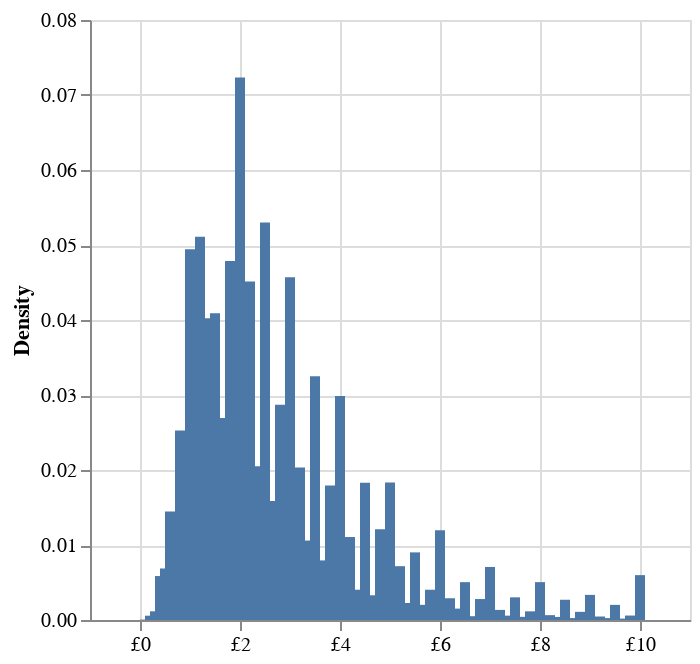

Notebook source saved alongside this figure:
### Markdown cell above
Can we display this more intuitively? Let's make a histogram.

Let's show prices in 10p bins from £0-10

### Code cell
# Create a copy of the original DataFrame
hist_df = prices_df.copy()

# Round the 'price' column to 1 decimal place to group prices into rounded intervals
hist_df['rounded_price'] = hist_df['price'].round(1)

# Group by the rounded prices and count the occurrences of each rounded price
hist_df = hist_df.groupby('rounded_price').agg({'price': 'count'}).reset_index()

# Filter out rows where the rounded price is greater than 10
hist_df = hist_df.query("rounded_price <= 10")

# Rename the columns for clarity: 'rounded_price' to 'price', and the count to 'density'
hist_df.columns = ['price', 'density']

# Normalize the density values to calculate the relative frequency (density)
hist_df['density'] = hist_df['density'] / hist_df['density'].sum()

# Create a histogram using Altair
histogram = alt.Chart(hist_df).mark_bar(
    width=5
).encode(
    x=alt.X('price:Q',  title='', axis={"labelExpr": "'£'+datum.value"}),  # Bin the 'price' values into 20 bins
    y=alt.Y('density:Q', title='Density'),  # Plot the normalized density on the y-axis,
    tooltip=['price', 'density']  # Show the 'price' and 'density' values on hover
)

# Display the histogram
histogram

### Figure 1 — Vega-Lite specification as saved in the notebook (floating-point values rounded to 4 significant figures)
{"config": {"view": {"continuousWidth": 300, "continuousHeight": 300}}, "data": {"name": "data-a103a50a29b0c7be7225a64fc5ae8054"}, "mark": {"type": "bar", "width": 5}, "encoding": {"tooltip": [{"field": "price", "type": "quantitative"}, {"field": "density", "type": "quantitative"}], "x": {"axis": {"labelExpr": "'£'+datum.value"}, "field": "price", "title": "", "type": "quantitative"}, "y": {"field": "density", "title": "Density", "type": "quantitative"}}, "$schema": "https://vega.github.io/schema/vega-lite/v5.16.3.json", "datasets": {"data-a103a50a29b0c7be7225a64fc5ae8054": [{"price": 0.0, "density": 3.659e-06}, {"price": 0.1, "density": 5.712e-05}, {"price": 0.2, "density": 0.0005734}, {"price": 0.3, "density": 0.001159}, {"price": 0.4, "density": 0.005861}, {"price": 0.5, "density": 0.006869}, {"price": 0.6, "density": 0.01446}, {"price": 0.7, "density": 0.008023}, {"price": 0.8, "density": 0.02527}, {"price": 0.9, "density": 0.01222}, {"price": 1.0, "density": 0.04943}, {"price": 1.1, "density": 0.0156}, {"price": 1.2, "density": 0.05108}, {"price": 1.3, "density": 0.01453}, {"price": 1.4, "density": 0.04024}, {"price": 1.5, "density": 0.04088}, {"price": 1.6, "density": 0.02694}, {"price": 1.7, "density": 0.01376}, {"price": 1.8, "density": 0.04788}, {"price": 1.9, "density": 0.01201}, {"price": 2.0, "density": 0.07233}, {"price": 2.1, "density": 0.01066}, {"price": 2.2, "density": 0.04514}, {"price": 2.3, "density": 0.009616}, {"price": 2.4, "density": 0.02049}, {"price": 2.5, "density": 0.05301}, {"price": 2.6, "density": 0.01588}, {"price": 2.7, "density": 0.004994}, {"price": 2.8, "density": 0.02869}, {"price": 2.9, "density": 0.004621}, {"price": 3.0, "density": 0.04569}, {"price": 3.1, "density": 0.001871}, {"price": 3.2, "density": 0.02034}, {"price": 3.3, "density": 0.006627}, {"price": 3.4, "density": 0.01059}, {"price": 3.5, "density": 0.03252}, {"price": 3.6, "density": 0.007947}, {"price": 3.7, "density": 0.003628}, {"price": 3.8, "density": 0.01793}, {"price": 3.9, "density": 0.004121}, {"price": 4.0, "density": 0.02985}, {"price": 4.1, "density": 0.00365}, {"price": 4.2, "density": 0.01106}, {"price": 4.3, "density": 0.002823}, {"price": 4.4, "density": 0.004038}, {"price": 4.5, "density": 0.01828}, {"price": 4.6, "density": 0.003298}, {"price": 4.7, "density": 0.001519}, {"price": 4.8, "density": 0.01211}, {"price": 4.9, "density": 0.0007651}, {"price": 5.0, "density": 0.01833}, {"price": 5.1, "density": 0.0005018}, {"price": 5.2, "density": 0.007176}, {"price": 5.3, "density": 0.001167}, {"price": 5.4, "density": 0.002265}, {"price": 5.5, "density": 0.009017}, {"price": 5.6, "density": 0.002022}, {"price": 5.7, "density": 0.0005039}, {"price": 5.8, "density": 0.004035}, {"price": 5.9, "density": 0.0001057}, {"price": 6.0, "density": 0.01196}, {"price": 6.1, "density": 0.0002037}, {"price": 6.2, "density": 0.0029}, {"price": 6.3, "density": 0.001519}, {"price": 6.4, "density": 0.0006059}, {"price": 6.5, "density": 0.005046}, {"price": 6.6, "density": 0.0005077}, {"price": 6.7, "density": 0.0001856}, {"price": 6.8, "density": 0.002795}, {"price": 6.9, "density": 0.0001083}, {"price": 7.0, "density": 0.007072}, {"price": 7.1, "density": 0.0001266}, {"price": 7.2, "density": 0.001347}, {"price": 7.3, "density": 4.086e-05}, {"price": 7.4, "density": 0.0005809}, {"price": 7.5, "density": 0.00302}, {"price": 7.6, "density": 0.0004218}, {"price": 7.7, "density": 0.0001661}, {"price": 7.8, "density": 0.001154}, {"price": 7.9, "density": 0.0003468}, {"price": 8.0, "density": 0.005049}, {"price": 8.1, "density": 0.0001417}, {"price": 8.2, "density": 0.0006476}, {"price": 8.3, "density": 0.000102}, {"price": 8.4, "density": 0.0004088}, {"price": 8.5, "density": 0.002699}, {"price": 8.6, "density": 0.0002289}, {"price": 8.7, "density": 0.0002327}, {"price": 8.8, "density": 0.001086}, {"price": 8.9, "density": 8.069e-05}, {"price": 9.0, "density": 0.003348}, {"price": 9.1, "density": 9.574e-05}, {"price": 9.2, "density": 0.000464}, {"price": 9.3, "density": 4.472e-05}, {"price": 9.4, "density": 0.0002543}, {"price": 9.5, "density": 0.002016}, {"price": 9.6, "density": 0.0001848}, {"price": 9.7, "density": 0.0001161}, {"price": 9.8, "density": 0.0005947}, {"price": 9.9, "density": 5.569e-05}, {"price": 10.0, "density": 0.005982}]}}
